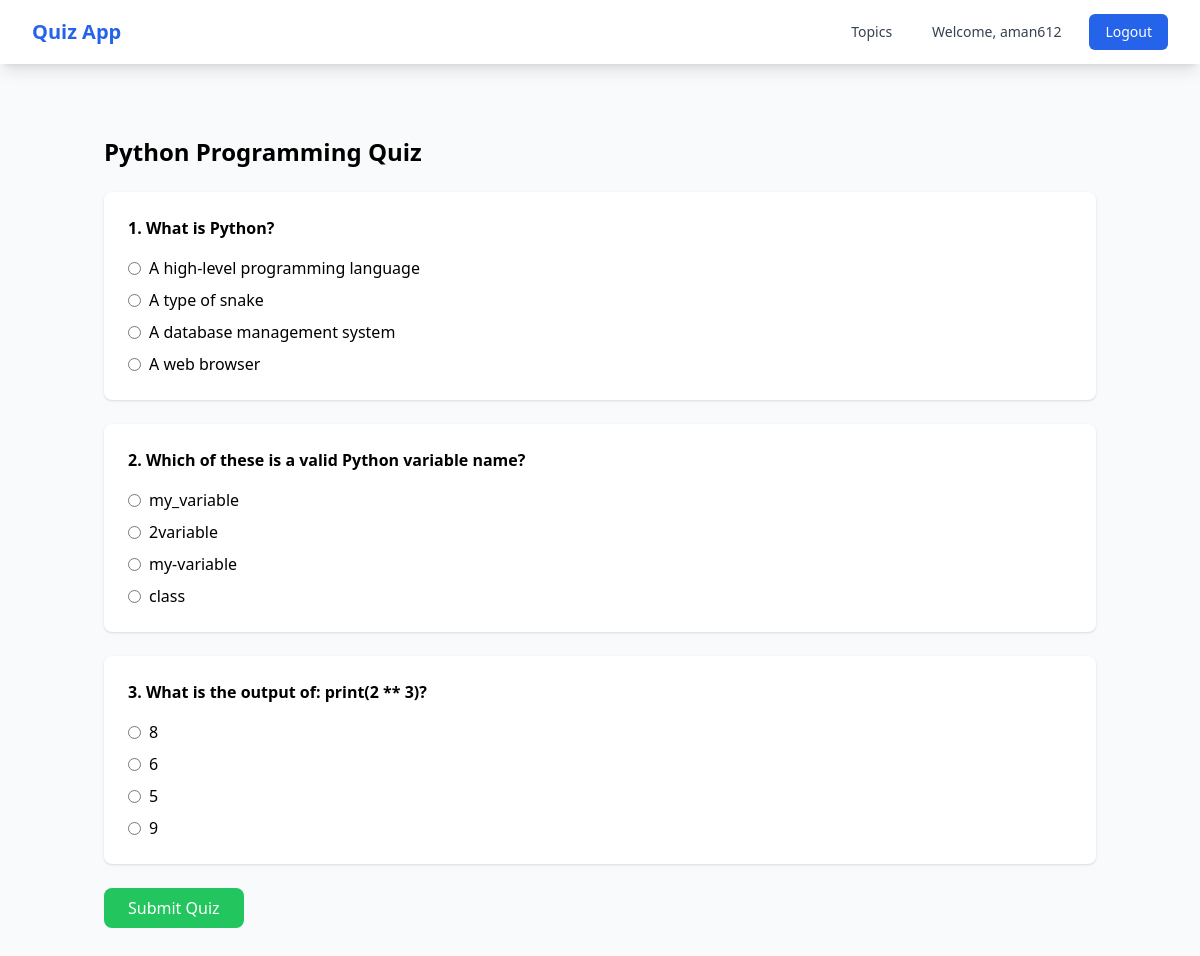
The app's page /take/1/ (signed in) with its own data.
### quizapp/models.py (models this page shows, shortened)
class Quiz(models.Model):
    user = models.ForeignKey(User, on_delete=models.CASCADE)
    topic = models.ForeignKey(Topic, on_delete=models.CASCADE)
    created_at = models.DateTimeField(auto_now_add=True)
    completed_at = models.DateTimeField(null=True, blank=True)

class Topic(models.Model):
    name = models.CharField(max_length=200)
    description = models.TextField(blank=True)
    created_at = models.DateTimeField(auto_now_add=True)

class QuizQuestion(models.Model):
    quiz = models.ForeignKey(Quiz, on_delete=models.CASCADE, related_name='quiz_questions')
    question = models.ForeignKey(Question, on_delete=models.CASCADE)
    selected_choice = models.ForeignKey(Choice, on_delete=models.CASCADE, null=True, blank=True)
    is_correct = models.BooleanField(null=True, blank=True)
    class Meta:
        unique_together = ['quiz', 'question']

class Question(models.Model):
    topic = models.ForeignKey(Topic, on_delete=models.CASCADE, related_name='questions')
    text = models.TextField()
    created_at = models.DateTimeField(auto_now_add=True)

class Choice(models.Model):
    question = models.ForeignKey(Question, on_delete=models.CASCADE, related_name='choices')
    text = models.CharField(max_length=200)
    is_correct = models.BooleanField(default=False)

### quizapp/views.py (the view, shortened to what this page needs)
# urls.py: path('take/<int:quiz_id>/', views.take_quiz, name='take_quiz'),
@login_required
def take_quiz(request, quiz_id):
    quiz = Quiz.objects.get(id=quiz_id)
    quiz_questions = quiz.quiz_questions.all()
    context = {
        'quiz': quiz,
        'quiz_questions': quiz_questions
    }
    return render(request, 'quizapp/take_quiz.html', context)

### quizapp/templates/quizapp/take_quiz.html (shortened to what this page needs)
{% extends 'base.html' %}
{% block content %}
<div class="container mx-auto px-4 py-8">
    <h1 class="text-2xl font-bold mb-6">{{ quiz.topic.name }} Quiz</h1>
    <form method="post" class="space-y-6">
        {% for quiz_question in quiz_questions %}
            <div class="bg-white p-6 rounded-lg shadow">
                <p class="font-bold mb-4">{{ forloop.counter }}. {{ quiz_question.question.text }}</p>
                <div class="space-y-2">
                    {% for choice in quiz_question.question.choices.all %}
                        <div class="flex items-center">
                            <input type="radio"
                                   name="question_{{ quiz_question.id }}"
                                   id="choice_{{ choice.id }}"
                                   value="{{ choice.id }}"
                                   required
                                   class="mr-2">
                            <label for="choice_{{ choice.id }}">{{ choice.text }}</label>
                        </div>
                    {% endfor %}
                </div>
            </div>
        {% endfor %}
        <button type="submit" class="bg-green-500 text-white px-6 py-2 rounded-lg hover:bg-green-600">
            Submit Quiz
        </button>
    </form>
</div>
{% endblock %}

### quizapp/templates/base.html (shortened to what this page needs)
<!DOCTYPE html>
<html lang="en">
<head>
    <script src="https://cdn.tailwindcss.com"></script>
</head>
<body class="bg-gray-50 min-h-screen">
    <nav class="bg-white shadow-lg">
        <div class="max-w-7xl mx-auto px-4 sm:px-6 lg:px-8">
            <div class="flex justify-between h-16">
                <div class="flex">
                    <div class="flex-shrink-0 flex items-center">
                        <a href="{% url 'topic_selection' %}" class="text-xl font-bold text-blue-600">
                            Quiz App
                        </a>
                    </div>
                </div>
                <div class="flex items-center space-x-4">
                    {% if user.is_authenticated %}
                        <a href="{% url 'topic_selection' %}"
                           class="text-gray-700 hover:text-blue-600 px-3 py-2 rounded-md text-sm font-medium">
                            Topics
                        </a>
                        <span class="text-gray-700 px-3 py-2 rounded-md text-sm font-medium">
                            Welcome, {{ user.username }}
                        </span>
                        <form action="{% url 'logout' %}" method="POST" class="inline">
                            <button type="submit"
                                    class="bg-blue-600 hover:bg-blue-700 text-white px-4 py-2 rounded-md text-sm font-medium">
                                Logout
                            </button>
                        </form>
                    {% endif %}
                </div>
            </div>
        </div>
    </nav>
    <main class="max-w-7xl mx-auto my-10 px-4 sm:px-6 lg:px-8">
        {% block content %}
        {% endblock %}
    </main>
</body>
</html>

### records on screen
Quiz: topic.name "Python Programming"
QuizQuestion: question.text "What is Python?"
Choice: text "A high-level programming language"
Choice: text "A type of snake"
Choice: text "A database management system"
Choice: text "A web browser"
QuizQuestion: question.text "Which of these is a valid Python variable name?"
Choice: text "my_variable"
Choice: text "2variable"
Choice: text "my-variable"
Choice: text "class"
QuizQuestion: question.text "What is the output of: print(2 ** 3)?"
Choice: text "8"
Choice: text "6"
Choice: text "5"
Choice: text "9"

### other values on screen
{{ user.username }} "aman612"
